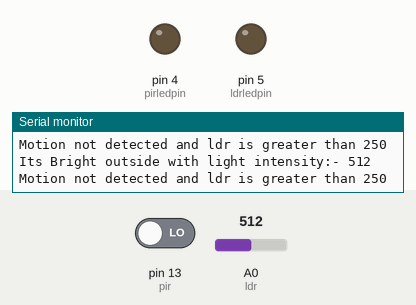
The sketch below on a simulated Arduino Uno, built with avr-gcc and run on an emulated ATmega328P. Shown: output pins drawn as LEDs (lit = HIGH), the last lines printed to the serial monitor. The inputs (shaded band) are chosen by the test bench; at power-on: pin 13 (pir) LOW, A0 (ldr) = 512.

Above: at 5.8 s.
5.9 s: pin 13 (pir) driven HIGH
At 11.2 s:
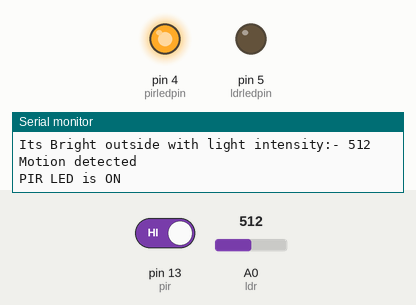
16.5 s: A0 (ldr) set to 258
22.5 s: A0 (ldr) set to 239
At 25.8 s:
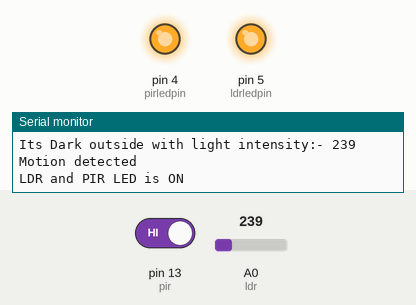
31.6 s: A0 (ldr) set to 260
At 36.4 s:
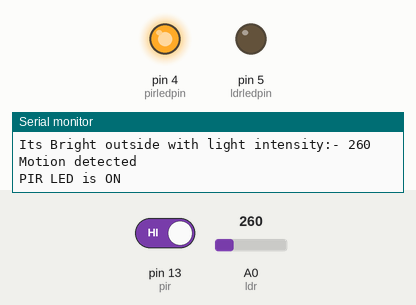
41.6 s: A0 (ldr) set to 240
At 46.6 s:
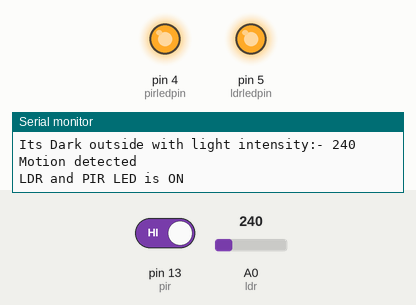
51.6 s: pin 13 (pir) driven LOW
At 52.6 s:
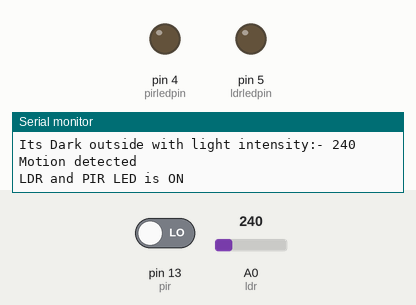
Timing chart, 0 to 54.6 s (numbered marks = the images above; inputs shaded):
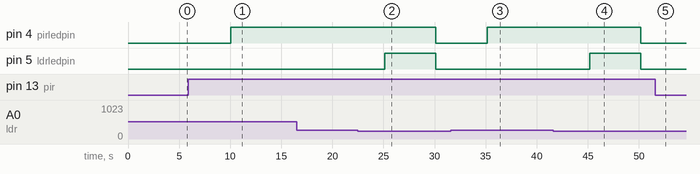

Measured:
- the behaviour switches between 251 and 250 on A0 (ldr) (found by bisection; images 1 and 2)
- after the input at 5.9 s, pin 4 (pirledpin): LOW → HIGH after 4.2 s
- after the input at 22.5 s, pin 4 (pirledpin): HIGH → LOW after 7.6 s; pin 5 (ldrledpin): LOW → HIGH after 2.6 s, → LOW 5.0 s later
- after the input at 31.6 s, pin 4 (pirledpin): goes on until 35.1 s, then stays HIGH; pin 5 (ldrledpin): stays LOW (without the input it goes to HIGH after 3.5 s)
- after the input at 41.6 s, pin 4 (pirledpin): HIGH → LOW after 8.6 s; pin 5 (ldrledpin): LOW → HIGH after 3.6 s, → LOW 5.0 s later
- after the input at 51.6 s, pin 4 (pirledpin), pin 5 (ldrledpin): stays LOW (without the input it goes to HIGH after 3.6 s)

The sketch:

pir_ldr_nodemcu_code.ino
```cpp
int pirledpin = 4;  // Digital pin D2
int pir = 13;  // Digital pin D7
const int ldrledpin = 5; //digital pin D1
const int ldr = A0; //Analog pin A0

void setup() {
  pinMode(pir, INPUT);   // declare pir sensor as input
  pinMode(pirledpin, OUTPUT);  // declare pir sensor LED as output
  pinMode(ldr, INPUT);  // declare pir sensor as input
  pinMode(ldrledpin, OUTPUT); // declare ldr sensor LED as output
  Serial.begin(9600);
}


void loop() {

  int ldrStatus = analogRead(ldr);

  if (ldrStatus <=250) //DARK-----------------------
  {
    Serial.print("Its Dark outside with light intensity:- ");
    Serial.println(ldrStatus);
    long state = digitalRead(pir);
    if(state == HIGH) //MOTION DETECTED--------------
    {
    Serial.println("Motion detected ");
    digitalWrite(ldrledpin, HIGH);
    digitalWrite(pirledpin, HIGH);
    Serial.println("LDR and PIR LED is ON"); // red and green led
    delay(5000);
    digitalWrite(ldrledpin, LOW);
    digitalWrite(pirledpin, LOW);
    delay(5000);
    }
  }
  else{   //BRIGHT---------------------------------
          Serial.print("Its Bright outside with light intensity:- ");
          Serial.println(ldrStatus);
          long state1 = digitalRead(pir);
          if(state1 == HIGH) //MOTION DETECTED-----------------
          {
          Serial.println("Motion detected ");
          digitalWrite (pirledpin, HIGH);
          Serial.println("PIR LED is ON"); //red led
          delay(5000);
          digitalWrite(pirledpin, LOW);
          }
          else
          {
            Serial.println("Motion not detected and ldr is greater than 250");
            delay(5000);
          }
  }
}
```
